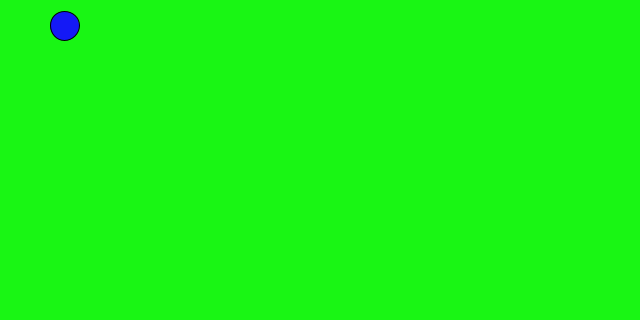
Frame 1 (no input)
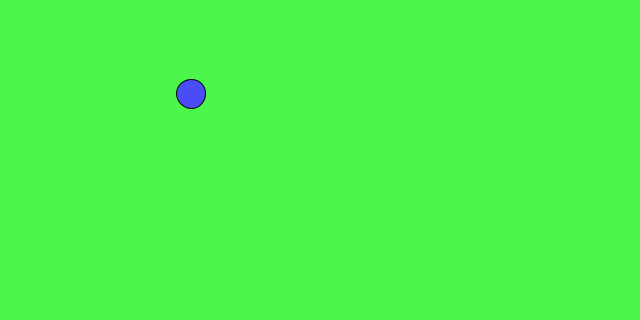
Frame 60 (the mouse pressed at the canvas centre just before this capture)
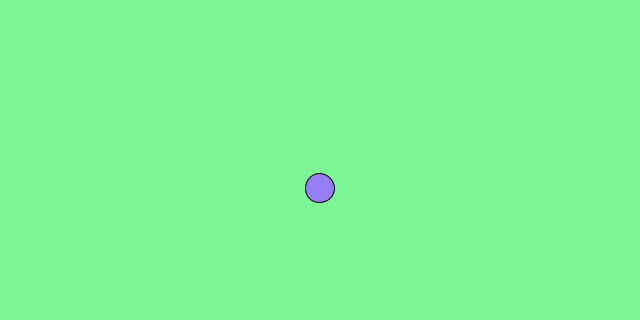
Frame 120 (the mouse held since frame 60 and released just before this capture)

The Processing sketch that drew these frames (run headless with seeded random() and noise(); from frame 60 on, the mouse is pressed at the canvas centre):

// Processing sketch: Bouncing_Ball
// ── Bouncing_Ball.pde
void setup(){
  size(640,320);
}

  float cirx=random(0,width);
  float ciry=random(0,height);
  float cird=random(10,30);
  float vely=random(-3,3);
  float velx=random(-3,3);
  

void draw(){
  
  background(cirx*255/width,cird*255/30,ciry*255/height);
  fill(ciry*255/height,cirx*255/width,cird*255/30);
  circle(cirx,ciry,cird);
  cirx=cirx+velx;
  ciry=ciry+vely;
  
  
  if(cirx+(cird/2) > width){
    velx=-velx;
  }
  
  
  if(cirx-(cird/2) < 0){
    velx=-velx;
  }
  
  
  if(ciry-(cird/2) < 0){
    vely=-vely;
  }
  
  
  if(ciry+(cird/2) > height){
    vely=-vely;
  }
  
  
}
